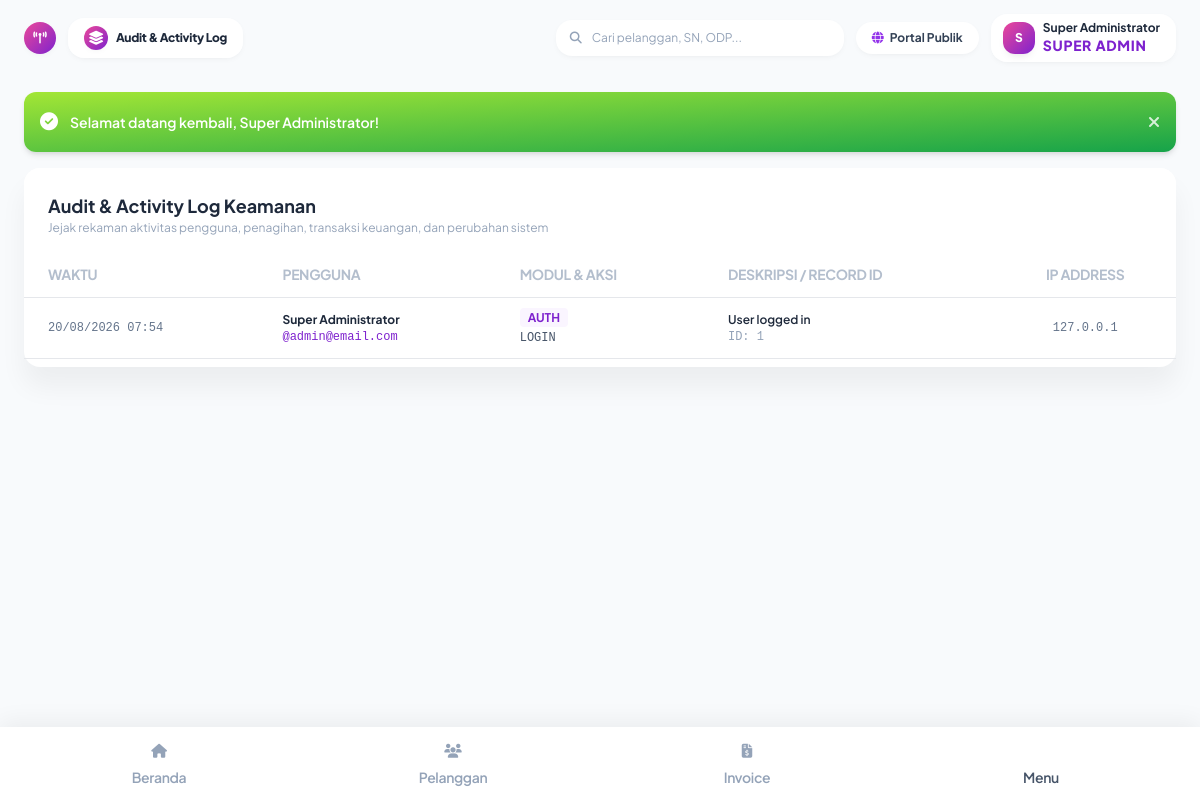
/public/index.php?page=settings_logs (signed in), run on the app's committed database.
### tables this page shows
CREATE TABLE activity_logs (
    id INTEGER PRIMARY KEY AUTOINCREMENT,
    user_id INTEGER,
    module TEXT NOT NULL,
    action TEXT NOT NULL,
    record_id TEXT,
    old_value TEXT,
    new_value TEXT,
    ip_address TEXT,
    user_agent TEXT,
    created_at DATETIME DEFAULT CURRENT_TIMESTAMP,
    FOREIGN KEY (user_id) REFERENCES users(id) ON DELETE SET NULL
);

CREATE TABLE users (
    id INTEGER PRIMARY KEY AUTOINCREMENT,
    role_id INTEGER NOT NULL,
    name TEXT NOT NULL,
    username TEXT NOT NULL UNIQUE,
    email TEXT NOT NULL UNIQUE,
    phone TEXT,
    password TEXT NOT NULL,
    status TEXT NOT NULL DEFAULT 'active', -- active, inactive, suspended
    avatar TEXT,
    last_login DATETIME,
    created_at DATETIME DEFAULT CURRENT_TIMESTAMP,
    updated_at DATETIME DEFAULT CURRENT_TIMESTAMP,
    FOREIGN KEY (role_id) REFERENCES roles(id)
);

### app/Controllers/SettingController.php (called while the page is built, shortened)
<?php
require_once __DIR__ . '/../Helpers/Helper.php';
class SettingController {
    public function auditLogs(): void {
        $pdo = getDbConnection();
        $logs = $pdo->query("
            SELECT l.*, u.name as user_name, u.username
            FROM activity_logs l
            LEFT JOIN users u ON l.user_id = u.id
            ORDER BY l.id DESC LIMIT 100
        ")->fetchAll();
        $pageTitle = 'Audit & Activity Log';
        require __DIR__ . '/../Views/settings/audit_logs.php';
        require __DIR__ . '/../Views/layouts/main.php';
    }
}

### public/index.php (called while the page is built)
<?php
require_once dirname(__DIR__) . '/index.php';

### app/Helpers/Helper.php (called while the page is built, shortened)
<?php
class Helper {
    public static function baseUrl(): string {
        $protocol = (!empty($_SERVER['HTTPS']) && $_SERVER['HTTPS'] !== 'off' || ($_SERVER['SERVER_PORT'] ?? 80) == 443) ? "https://" : "http://";
        $host = $_SERVER['HTTP_HOST'] ?? 'localhost';
        $scriptName = $_SERVER['SCRIPT_NAME'] ?? '';
        $dir = dirname($scriptName);
        return rtrim($protocol . $host . $dir, '/');
    }
    public static function url(string $page = '', array $params = []): string {
        $base = self::baseUrl();
        $query = [];
        if ($page !== '') {
            $query['page'] = $page;
        }
        $query = array_merge($query, $params);
        $queryString = http_build_query($query);
        return $base . '/index.php' . ($queryString ? '?' . $queryString : '');
    }
    public static function e(?string $value): string {
        return htmlspecialchars($value ?? '', ENT_QUOTES, 'UTF-8');
    }
    public static function formatDate(?string $dateString, string $format = 'd M Y'): string {
        $time = strtotime($dateString);
        $months = [
            1 => 'Januari', 2 => 'Februari', 3 => 'Maret', 4 => 'April',
            5 => 'Mei', 6 => 'Juni', 7 => 'Juli', 8 => 'Agustus',
            9 => 'September', 10 => 'Oktober', 11 => 'November', 12 => 'Desember'
        ];
        $shortMonths = [
            1 => 'Jan', 2 => 'Feb', 3 => 'Mar', 4 => 'Apr',
            5 => 'Mei', 6 => 'Jun', 7 => 'Jul', 8 => 'Agu',
            9 => 'Sep', 10 => 'Okt', 11 => 'Nov', 12 => 'Des'
        ];
        $d = date('j', $time);
        $m = (int)date('n', $time);
        $y = date('Y', $time);
        if ($format === 'd F Y') {
            return "$d {$months[$m]} $y";
        } elseif ($format === 'd M Y') {
            return "$d {$shortMonths[$m]} $y";
        } elseif ($format === 'd/m/Y H:i') {
            return date('d/m/Y H:i', $time);
        }
        return date($format, $time);
    }
}

### app/Services/AuthService.php (called while the page is built, shortened)
<?php
class AuthService {
    public static function user(): ?array {
        if (!empty($_SESSION['user'])) {
            return $_SESSION['user'];
        }
        return self::tryAutoLoginWithToken();
    }
}

### app/Views/settings/audit_logs.php (the view, shortened to what this page needs)
<div class="flex flex-wrap -mx-3">
  <div class="w-full max-w-full px-3">
    <div class="relative flex flex-col min-w-0 break-words bg-white shadow-soft-xl rounded-2xl bg-clip-border">
      <div class="p-6 pb-0 mb-0 bg-white border-b-0 rounded-t-2xl">
        <h5 class="font-bold text-slate-800 text-lg">Audit & Activity Log Keamanan</h5>
        <p class="text-xs text-slate-400">Jejak rekaman aktivitas pengguna, penagihan, transaksi keuangan, dan perubahan sistem</p>
      </div>
      <div class="flex-auto px-0 pt-4 pb-2">
        <div class="p-0 overflow-x-auto">
          <table class="items-center w-full mb-0 align-top border-gray-200 text-slate-500">
            <thead class="align-bottom">
              <tr>
                <th class="px-6 py-3 font-bold text-left uppercase align-middle bg-transparent border-b border-gray-200 text-2xs tracking-tight text-slate-400 opacity-70">Waktu</th>
                <th class="px-6 py-3 font-bold text-left uppercase align-middle bg-transparent border-b border-gray-200 text-2xs tracking-tight text-slate-400 opacity-70">Pengguna</th>
                <th class="px-6 py-3 font-bold text-left uppercase align-middle bg-transparent border-b border-gray-200 text-2xs tracking-tight text-slate-400 opacity-70">Modul & Aksi</th>
                <th class="px-6 py-3 font-bold text-left uppercase align-middle bg-transparent border-b border-gray-200 text-2xs tracking-tight text-slate-400 opacity-70">Deskripsi / Record ID</th>
                <th class="px-6 py-3 font-bold text-center uppercase align-middle bg-transparent border-b border-gray-200 text-2xs tracking-tight text-slate-400 opacity-70">IP Address</th>
              </tr>
            </thead>
            <tbody>
              <?php foreach ($logs as $l): ?>
              <tr>
                <td class="p-3 px-6 align-middle bg-transparent border-b whitespace-nowrap text-xs font-mono">
                  <?php echo Helper::formatDate($l['created_at'], 'd/m/Y H:i'); ?>
                </td>
                <td class="p-3 px-6 align-middle bg-transparent border-b whitespace-nowrap text-xs">
                  <span class="font-bold text-slate-800 block"><?php echo Helper::e($l['user_name'] ?? 'System'); ?></span>
                  <?php if (!empty($l['username'])): ?>
                    <span class="text-2xs text-purple-700 font-mono">@<?php echo Helper::e($l['username']); ?></span>
                  <?php endif; ?>
                </td>
                <td class="p-3 px-6 align-middle bg-transparent border-b whitespace-nowrap text-xs">
                  <span class="px-2 py-0.5 rounded bg-purple-50 text-purple-700 font-bold text-2xs uppercase"><?php echo Helper::e($l['module']); ?></span>
                  <span class="text-2xs text-slate-600 font-mono block mt-1"><?php echo Helper::e($l['action']); ?></span>
                </td>
                <td class="p-3 px-6 align-middle bg-transparent border-b whitespace-nowrap text-xs">
                  <span class="font-semibold text-slate-800 block"><?php echo Helper::e($l['new_value'] ?? $l['action']); ?></span>
                  <?php if (!empty($l['record_id'])): ?>
                    <span class="text-2xs text-slate-400 font-mono">ID: <?php echo Helper::e($l['record_id']); ?></span>
                  <?php endif; ?>
                </td>
                <td class="p-3 px-6 text-center align-middle bg-transparent border-b whitespace-nowrap text-xs font-mono">
                  <?php echo Helper::e($l['ip_address']); ?>
                </td>
              </tr>
              <?php endforeach; ?>
            </tbody>
          </table>
        </div>
      </div>
    </div>
  </div>
</div>

### app/Views/partials/navbar.php (shortened to what this page needs)
<?php
$user = AuthService::user();
$pageTitle = $pageTitle ?? 'Dashboard Utama';
?>
<nav class="sticky top-0 z-30 w-full px-4 sm:px-6 py-2.5 sm:py-3.5 mx-auto max-w-[1600px] flex items-center justify-between">
  <div class="flex items-center gap-2 sm:gap-3">
    <a href="<?php echo Helper::url('dashboard'); ?>" class="xl:hidden flex items-center justify-center w-8 h-8 rounded-2xl bg-gradient-to-tl from-purple-700 to-pink-500 text-white shadow-soft-xs text-xs">
      <i class="fa-solid fa-tower-broadcast"></i>
    </a>
    <div class="flex items-center gap-2 px-3.5 sm:px-4 py-1.5 sm:py-2 bg-white/90 backdrop-blur-md rounded-2xl shadow-soft-xs">
      <div class="w-5 h-5 sm:w-6 sm:h-6 rounded-xl bg-gradient-to-tl from-purple-700 to-pink-500 text-white flex items-center justify-center text-3xs shadow-soft-xs shrink-0">
        <i class="fa-solid fa-layer-group"></i>
      </div>
      <span class="text-2xs sm:text-xs font-black text-slate-800 tracking-tight leading-none truncate max-w-[150px] sm:max-w-none"><?php echo Helper::e($pageTitle); ?></span>
    </div>
  </div>
  <div class="flex items-center gap-2 sm:gap-3">
    <div class="relative hidden md:block w-72">
      <span class="absolute inset-y-0 left-0 flex items-center pl-3.5 pointer-events-none text-slate-400">
      </span>
      <input type="text" placeholder="Cari pelanggan, SN, ODP..." class="w-full text-xs pl-9 pr-3.5 py-2.5 rounded-2xl bg-white focus:outline-none focus:ring-2 focus:ring-purple-500/20 shadow-soft-xs placeholder:text-slate-400">
    </div>
    <a href="<?php echo Helper::url('landing'); ?>" target="_blank" class="px-3 sm:px-4 py-1.5 sm:py-2 text-2xs sm:text-xs font-bold text-slate-700 bg-white hover:bg-slate-50 rounded-2xl shadow-soft-xs transition-colors flex items-center gap-1.5">
      <i class="fa-solid fa-globe text-purple-600"></i>
      <span class="hidden sm:inline">Portal Publik</span>
    </a>
    <div class="flex items-center gap-2 px-2.5 sm:px-3 py-1 sm:py-1.5 bg-white/90 backdrop-blur-md rounded-2xl shadow-soft-xs">
      <div class="w-7 h-7 sm:w-8 sm:h-8 rounded-xl bg-gradient-to-tl from-purple-700 to-pink-500 text-white flex items-center justify-center font-black text-2xs sm:text-xs shadow-soft-sm shrink-0">
        <?php echo strtoupper(substr($user['name'] ?? 'A', 0, 1)); ?>
      </div>
      <div class="hidden sm:block text-left pr-1">
        <span class="text-xs font-bold text-slate-800 block leading-tight"><?php echo Helper::e($user['name'] ?? 'Admin'); ?></span>
        <span class="text-3xs text-purple-700 font-extrabold block uppercase tracking-wider"><?php echo Helper::e($user['role_display'] ?? $user['role_name'] ?? 'Super Admin'); ?></span>
      </div>
    </div>
  </div>
</nav>

### app/Views/layouts/main.php (style rules this page uses)
body { font-family: 'Plus Jakarta Sans', sans-serif; background-color: #f8fafc; -webkit-tap-highlight-color: transparent; }

### data on the page
activity_logs: user.name "S", user.name "Super Administrator", created_at "20/08/2026 07:54", user.username "admin@email.com", module "AUTH", action "LOGIN", new_value "User logged in", record "1", ip_address "127.0.0.1"

### other printed values
Helper::e($pageTitle) "Audit & Activity Log"
Helper::e($message) "Selamat datang kembali, Super Administrator!"
$label "Beranda Pelanggan Invoice"
